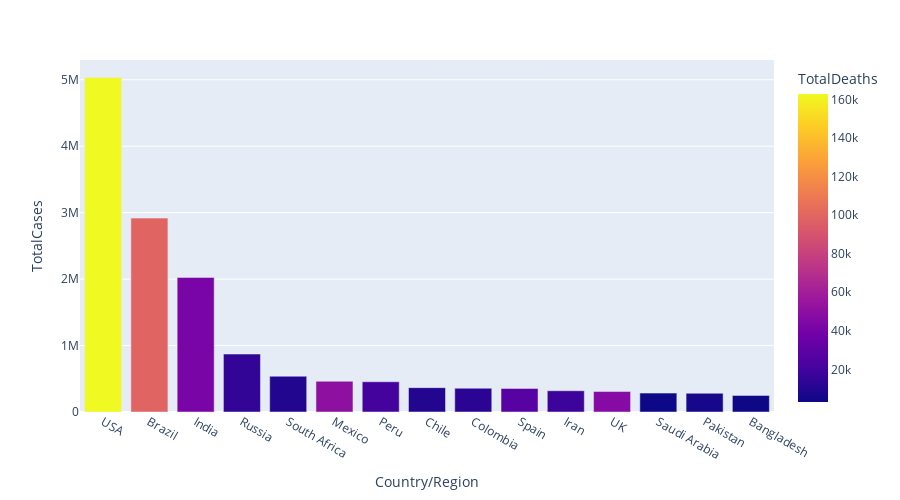

The notebook cell this image was saved under:
### Code cell
# Let's now visualize the chart bar and analyze it by coloring the number of death cases
px.bar(
    dataset1.head(15),
    x="Country/Region",
    y="TotalCases",
    color="TotalDeaths",
    height=500,
    hover_data=["Country/Region", "Continent"],
)

### Figure 1 — Plotly figure (JSON) as saved in the notebook; plotly's stock layout.template omitted (floating-point values rounded to 4 significant figures)
{"data": [{"alignmentgroup": "True", "customdata": [["North America"], ["South America"], ["Asia"], ["Europe"], ["Africa"], ["North America"], ["South America"], ["South America"], ["South America"], ["Europe"], ["Asia"], ["Europe"], ["Asia"], ["Asia"], ["Asia"]], "hovertemplate": "Country/Region=%{x}<br>TotalCases=%{y}<br>Continent=%{customdata[0]}<br>TotalDeaths=%{marker.color}<extra></extra>", "legendgroup": "", "marker": {"color": [162804, 98644, 41638, 14606, 9604, 50517, 20424, 9889, 11939, 28500, 17976, 46413, 3055, 6035, 3306], "coloraxis": "coloraxis", "pattern": {"shape": ""}}, "name": "", "offsetgroup": "", "orientation": "v", "showlegend": false, "textposition": "auto", "type": "bar", "x": ["USA", "Brazil", "India", "Russia", "South Africa", "Mexico", "Peru", "Chile", "Colombia", "Spain", "Iran", "UK", "Saudi Arabia", "Pakistan", "Bangladesh"], "xaxis": "x", "y": [5032179, 2917562, 2025409, 871894, 538184, 462690, 455409, 366671, 357710, 354530, 320117, 308134, 284226, 281863, 249651], "yaxis": "y"}], "layout": {"barmode": "relative", "coloraxis": {"colorbar": {"title": {"text": "TotalDeaths"}}, "colorscale": [[0, "#0d0887"], [0.1111, "#46039f"], [0.2222, "#7201a8"], [0.3333, "#9c179e"], [0.4444, "#bd3786"], [0.5556, "#d8576b"], [0.6667, "#ed7953"], [0.7778, "#fb9f3a"], [0.8889, "#fdca26"], [1, "#f0f921"]]}, "height": 500, "legend": {"tracegroupgap": 0}, "margin": {"t": 60}, "xaxis": {"anchor": "y", "domain": [0, 1], "title": {"text": "Country/Region"}}, "yaxis": {"anchor": "x", "domain": [0, 1], "title": {"text": "TotalCases"}}}}
